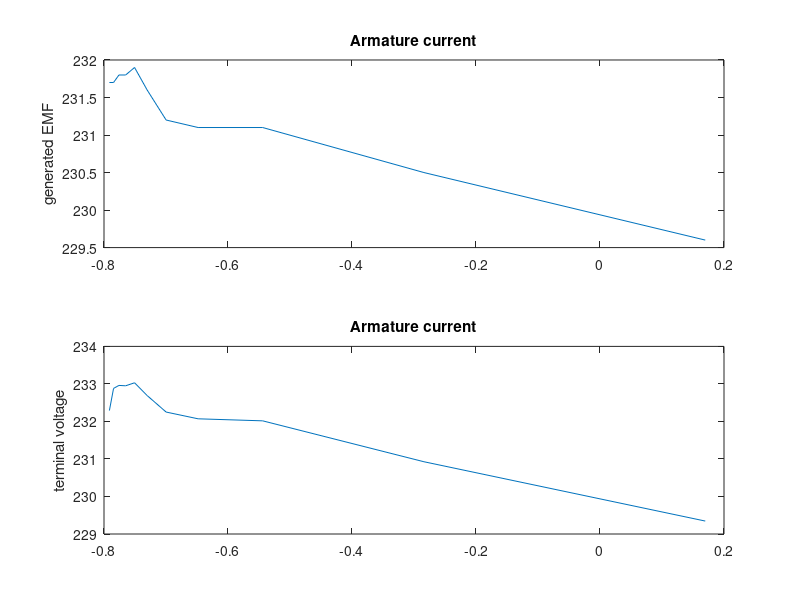

The MATLAB script that drew this image:
a = [ 0.1698 0.3123 124.9 1192.7 229.6 229.345
 -0.284 -0.2903 225.5 2153.36 230.5 230.926
 -0.5441 -0.3014 417.4 3985.88 231.1 232.016
 -0.6482 -0.2376 630.4 6022.74 231.1 232.07
 -0.6998 -0.1915 844.9 8068.2 231.2 232.25
 -0.7304 -0.1597 1059 10112.70 231.6 232.69
 -0.7507 -0.1366 1272 12146.7 231.9 233.03
 -0.7651 -0.1195 1484 14171.15 231.8 232.95
 -0.7759 -0.1061 1697 16205.15 231.8 232.96
 -0.7846 -0.0949 1908 18220.05 231.7 232.88
-0.7913 -0.0863 2119 20234.96 231.7 232.29]
keyboard 
Ia = a(:,1);
Te = a(:,2);
Wr = a(:,3);
N = a(:,4);
Eg = a(:,5);
Vt = a(:,6);
subplot(2,1,1)
plot(Ia,Eg)
title('Armature current')
ylabel('generated EMF')
subplot(2,1,2)
plot(Ia,Vt)
title('Armature current')
ylabel('terminal voltage')